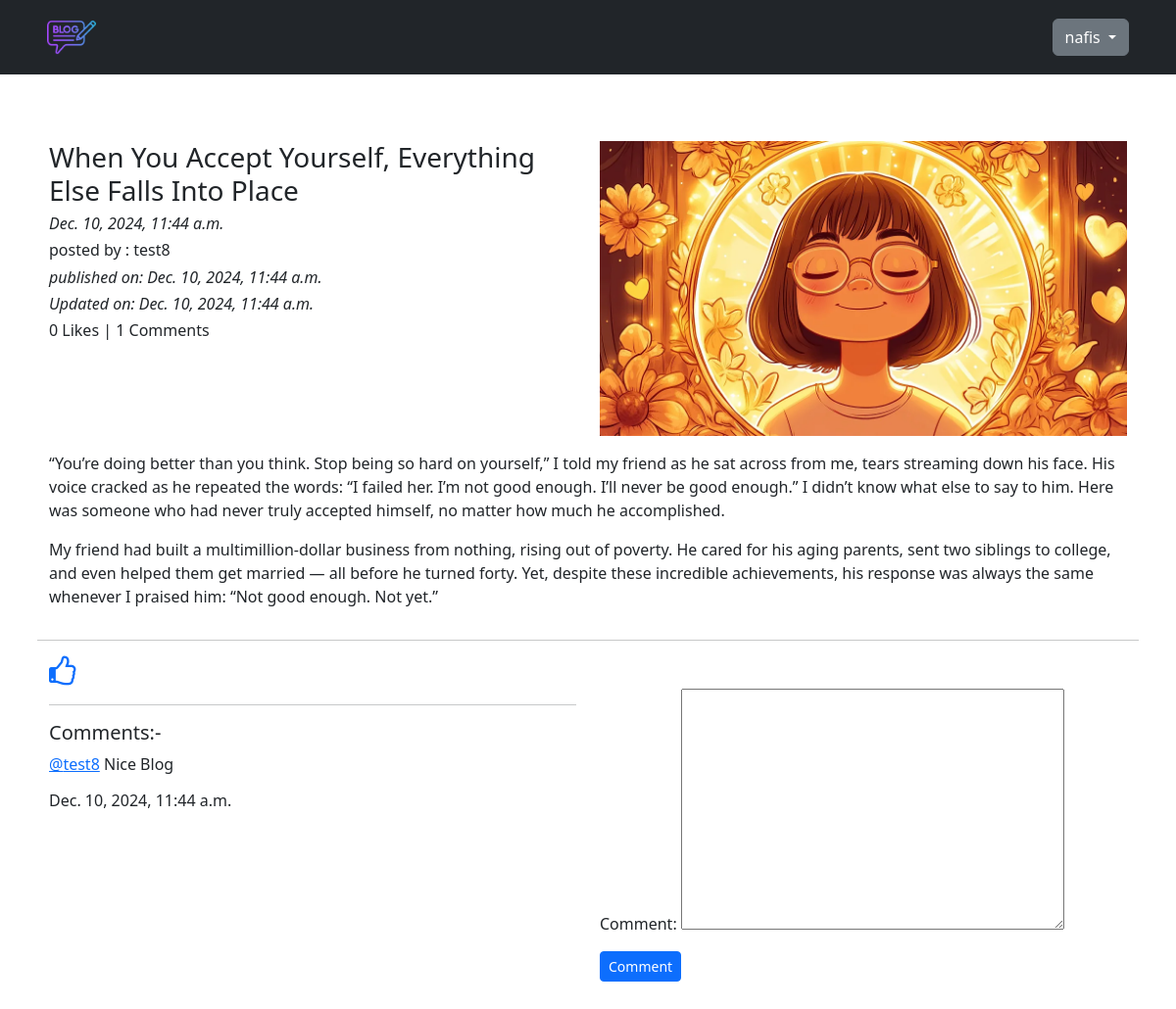
The page /blog/details/when-you-accept-yourself-everything-else-falls-into-place-e24768bb-697e-4d21-b821-59fdc1bf6929 (signed in) on the database its author committed.
### App_Blog/models.py (models this page shows, shortened)
class Blog(models.Model):
    author= models.ForeignKey(User,on_delete=models.CASCADE,related_name="post_author")
    blog_title= models.CharField(max_length=100,verbose_name="enter the title")
    slug= models.SlugField(max_length=264, unique=True)
    blog_content= models.TextField(verbose_name="what is in your mind?")
    blog_image= models.ImageField(upload_to="blog_images", verbose_name="Blog Image")
    publish_Date= models.DateTimeField(auto_now_add=True)
    update_Date= models.DateTimeField(auto_now=True)
    class Meta:
        ordering=("-publish_Date",)

class Comment(models.Model):
    blog= models.ForeignKey(Blog,on_delete=models.CASCADE,related_name="blog_comment",verbose_name="blog_comment")
    user=models.ForeignKey(User,on_delete=models.CASCADE,verbose_name="user_comment")
    comment=models.TextField()
    comment_date= models.DateTimeField(auto_now_add=True)
    class Meta:
        ordering=("-comment_date",)

### App_Blog/views.py (the view, shortened to what this page needs)
# urls.py: path('details/<slug:slug>', views.blog_details, name='blog_details'),
@login_required
def blog_details(request,slug):
    blog=Blog.objects.get(slug=slug)
    comment_form= CommentForm()
    already_liked=Like.objects.filter(blog=blog,user=request.user)
    if already_liked:
        liked= True
    else:
        liked=False
    return render(request,"App_Blog/blog_details.html",context={"blog":blog,"comment_form":comment_form,"liked":liked})

### App_Blog/forms.py
class CommentForm(forms.ModelForm):
    class Meta:
        model= Comment
        fields= ('comment',)

### templates/App_Blog/blog_details.html (shortened to what this page needs)
{% extends "base.html" %}
{% block body_block %}
<div class="row">
  <div class="col-sm-6 mt-5">
    <h3>{{blog.blog_title}}</h3>
    <h6><i>{{blog.publish_Date}}</i></h6>
    <h6>posted by : {{blog.author}}</h6>
    <i><h6>published on: {{blog.publish_Date}}</h6></i>
    <i><h6>Updated on: {{blog.update_Date}}</h6></i>
    <h6>{{blog.blog_liked.count}} Likes | {{blog.blog_comment.count}} Comments</h6>
  </div>
  <div class="col-sm-6 mt-5">
    <img
      src="/media/{{blog.blog_image}}"
      alt="{{blog.blog_title}}"
      width="100%"
    />
  </div>
  <p>{{blog.blog_content|linebreaks}}</p>
  <hr>
</div>
{% if not liked %}
<a href="{% url "App_Blog:blog_liked" pk=blog.pk %}">
  <i class="fa fa-thumbs-o-up fa-2x" aria-hidden="true"></i>
</a>
{% else %}
<a href="{% url "App_Blog:blog_unliked" pk=blog.pk %}">
  <i class="fa fa-thumbs-o-down fa-2x" aria-hidden="true"></i>
</a>
{% endif %}
<div class="row">
  <div class="col-sm-6">
   <hr>
   <h5>Comments:- </h5>
   {% for comment in blog.blog_comment.all %}
   <p>
    <a href="">@{{comment.user}}</a>
  {{comment.comment}} <br> <h6>{{comment.comment_date}}</h6>
  </p>
   {% endfor %}
  </div>
  <div class="col-sm-6">
    <form method="POST">
      {{comment_form.as_p}}
      <button type="submit" class="btn btn-primary btn-sm">Comment</button>
    </form>
  </div>
</div>
<br>
<br>
{% endblock %}

### templates/base.html (shortened to what this page needs)
<!DOCTYPE html>
<html lang="en">
<head>
    <link href="https://cdn.jsdelivr.net/npm/bootstrap@5.3.3/dist/css/bootstrap.min.css" rel="stylesheet">
    <link href="https://cdnjs.cloudflare.com/ajax/libs/font-awesome/4.7.0/css/font-awesome.min.css" rel="stylesheet">
</head>
<body>
    <nav class="navbar navbar-expand-sm bg-dark navbar-dark">
        <div class="container-fluid d-flex justify-content-between align-items-center px-5">
            <a class="navbar-brand" href="{% url 'index' %}">
                <img src="/media/logo.png" width="50px" alt="Logo">
            </a>
            <div>
                {% if user.is_authenticated %}
                <div class="nav-item dropdown">
                    <a
                      class="btn btn-secondary dropdown-toggle"
                      href="#"
                      id="dropdownMenuLink"
                      data-bs-toggle="dropdown"
                      aria-expanded="false"
                    >
                      {{ user.username }}
                    </a>
                </div>
                {% else %}
                <a class="btn btn-outline-light me-2" href="{% url 'App_Login:signup' %}">Sign Up</a>
                <a class="btn btn-light" href="{% url 'App_Login:login' %}">Login</a>
                {% endif %}
            </div>
        </div>
    </nav>
    <div class="container" style="padding: 20px;">
        {% block body_block %}
        {% endblock %}
    </div>
</body>
</html>

### rows shown on the page
Blog: blog_title "When You Accept Yourself, Everything Else Falls Into Place", publish_Date "Dec. 10, 2024, 11:44 a.m.", author "test8", update_Date "Dec. 10, 2024, 11:44 a.m.", blog_liked.count "0", blog_comment.count "1", blog_image (picture), blog_content "“You’re doing better than you think. Stop being so hard on yourself,” I told my friend as he sat across from me, tears streaming down his face. His voice cracked as he repeated the words: “I failed her. I’m not good enough. I’ll never be good enough.” I didn’t know what else to say to him. Here was someone who had never truly accepted himself, no matter how much he accomplished. My friend had built a multimillion-dollar business from nothing, rising out of poverty. He cared for his aging parents, sent two siblings to college, and even helped them get married — all before he turned forty. Yet, despite these incredible achievements, his response was always the same whenever I praised him:…"
Comment: user "test8", comment "Nice Blog", comment_date "Dec. 10, 2024, 11:44 a.m."

### other values the page prints
{{ user.username }} "nafis"
